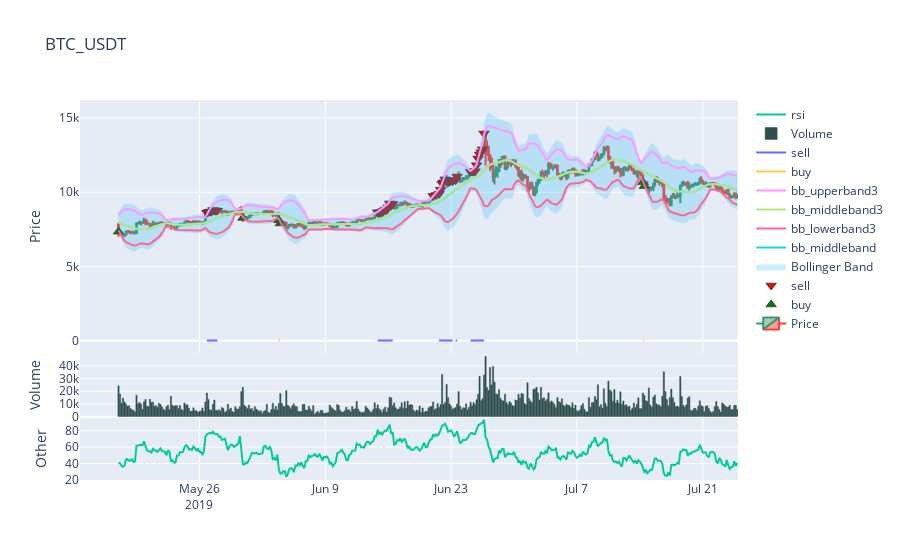

The cell this chart's notebook holds for it:
### Code cell
dataframe_between = dataframe['2019-05-17':'2019-07-24']
from freqtrade.plot.plotting import  generate_candlestick_graph

graph = generate_candlestick_graph(pair=pair,
                                   data=dataframe_between,
                                   #trades=candles,
                                   indicators1=['bb_lowerband', 'bb_middleband', 'bb_upperband', 'bb_lowerband3', 'bb_middleband3', 'bb_upperband3', 'lower', 'mid', 'upper', 'buy', 'sell'],
                                   indicators2=['rsi']
                                  )
graph.show()

### Figure 1 — Plotly figure (JSON) as saved in the notebook; plotly's stock layout.template omitted (floating-point values rounded to 4 significant figures; data arrays with more than 128 entries replaced by an {"elided": "..."} marker saying what was removed)
{"data": [{"close": {"elided": "414 float values"}, "high": {"elided": "414 float values"}, "low": {"elided": "414 float values"}, "name": "Price", "open": {"elided": "414 float values"}, "type": "candlestick", "x": {"elided": "414 str values"}, "xaxis": "x", "yaxis": "y"}, {"marker": {"color": "green", "line": {"width": 1}, "size": 9, "symbol": "triangle-up-dot"}, "mode": "markers", "name": "buy", "type": "scatter", "x": ["2019-05-17T00:00:00+00:00", "2019-05-30T20:00:00+00:00", "2019-06-03T20:00:00+00:00", "2019-06-04T00:00:00+00:00", "2019-07-14T08:00:00+00:00", "2019-07-14T12:00:00+00:00"], "xaxis": "x", "y": [7344.0, 8270.0, 8116.0, 7896.0, 10680.0, 10410.0], "yaxis": "y"}, {"marker": {"color": "red", "line": {"width": 1}, "size": 9, "symbol": "triangle-down-dot"}, "mode": "markers", "name": "sell", "type": "scatter", "x": ["2019-05-26T20:00:00+00:00", "2019-05-27T00:00:00+00:00", "2019-05-27T04:00:00+00:00", "2019-05-27T08:00:00+00:00", "2019-05-27T12:00:00+00:00", "2019-05-27T16:00:00+00:00", "2019-05-27T20:00:00+00:00", "2019-05-28T00:00:00+00:00", "2019-06-14T20:00:00+00:00", "2019-06-15T00:00:00+00:00", "2019-06-15T04:00:00+00:00", "2019-06-15T08:00:00+00:00", "2019-06-15T12:00:00+00:00", "2019-06-15T16:00:00+00:00", "2019-06-15T20:00:00+00:00", "2019-06-16T00:00:00+00:00", "2019-06-16T04:00:00+00:00", "2019-06-16T08:00:00+00:00", "2019-06-16T12:00:00+00:00", "2019-06-21T00:00:00+00:00", "2019-06-21T08:00:00+00:00", "2019-06-21T16:00:00+00:00", "2019-06-21T20:00:00+00:00", "2019-06-22T00:00:00+00:00", "2019-06-22T04:00:00+00:00", "2019-06-22T08:00:00+00:00", "2019-06-22T12:00:00+00:00", "2019-06-22T16:00:00+00:00", "2019-06-22T20:00:00+00:00", "2019-06-23T00:00:00+00:00", "2019-06-23T04:00:00+00:00", "2019-06-23T12:00:00+00:00", "2019-06-23T16:00:00+00:00", "2019-06-25T04:00:00+00:00", "2019-06-25T08:00:00+00:00", "2019-06-25T12:00:00+00:00", "2019-06-25T16:00:00+00:00", "2019-06-25T20:00:00+00:00", "2019-06-26T00:00:00+00:00", "2019-06-26T04:00:00+00:00", "2019-06-26T08:00:00+00:00", "2019-06-26T12:00:00+00:00", "2019-06-26T16:00:00+00:00"], "xaxis": "x", "y": [8614.0, 8665.0, 8696.0, 8687.0, 8799, 8763.0, 8756.0, 8763.0, 8650, 8595.0, 8657.0, 8632.0, 8751.0, 8810, 8809.0, 8972.0, 9245.0, 9087.0, 9202.0, 9750, 9809.0, 9890.0, 10160.0, 10580.0, 10670, 10870.0, 10800.0, 10680.0, 10730.0, 10800.0, 10740.0, 10810.0, 11060.0, 11380.0, 11420.0, 11390.0, 11410.0, 11820.0, 12270.0, 12540.0, 12700.0, 12890.0, 13960.0], "yaxis": "y"}, {"line": {"color": "rgba(255,255,255,0)"}, "showlegend": false, "type": "scatter", "x": {"elided": "414 str values"}, "xaxis": "x", "y": {"elided": "414 float values"}, "yaxis": "y"}, {"fill": "tonexty", "fillcolor": "rgba(0,176,246,0.2)", "line": {"color": "rgba(255,255,255,0)"}, "name": "Bollinger Band", "type": "scatter", "x": {"elided": "414 str values"}, "xaxis": "x", "y": {"elided": "414 float values"}, "yaxis": "y"}, {"mode": "lines", "name": "bb_middleband", "type": "scatter", "x": {"elided": "414 str values"}, "xaxis": "x", "y": {"elided": "414 float values"}, "yaxis": "y"}, {"mode": "lines", "name": "bb_lowerband3", "type": "scatter", "x": {"elided": "414 str values"}, "xaxis": "x", "y": {"elided": "414 float values"}, "yaxis": "y"}, {"mode": "lines", "name": "bb_middleband3", "type": "scatter", "x": {"elided": "414 str values"}, "xaxis": "x", "y": {"elided": "414 float values"}, "yaxis": "y"}, {"mode": "lines", "name": "bb_upperband3", "type": "scatter", "x": {"elided": "414 str values"}, "xaxis": "x", "y": {"elided": "414 float values"}, "yaxis": "y"}, {"mode": "lines", "name": "buy", "type": "scatter", "x": {"elided": "414 str values"}, "xaxis": "x", "y": {"elided": "414 int values"}, "yaxis": "y"}, {"mode": "lines", "name": "sell", "type": "scatter", "x": {"elided": "414 str values"}, "xaxis": "x", "y": {"elided": "414 int values"}, "yaxis": "y"}, {"marker": {"color": "DarkSlateGrey", "line": {"color": "DarkSlateGrey"}}, "name": "Volume", "type": "bar", "x": {"elided": "414 str values"}, "xaxis": "x2", "y": {"elided": "414 float values"}, "yaxis": "y2"}, {"mode": "lines", "name": "rsi", "type": "scatter", "x": {"elided": "414 str values"}, "xaxis": "x3", "y": {"elided": "414 float values"}, "yaxis": "y3"}], "layout": {"title": {"text": "BTC_USDT"}, "xaxis": {"anchor": "y", "domain": [0, 1], "matches": "x3", "rangeslider": {"visible": false}, "showticklabels": false}, "xaxis2": {"anchor": "y2", "domain": [0, 1], "matches": "x3", "showticklabels": false}, "xaxis3": {"anchor": "y3", "domain": [0, 1]}, "yaxis": {"anchor": "x", "domain": [0.3335, 1], "title": {"text": "Price"}}, "yaxis2": {"anchor": "x2", "domain": [0.1667, 0.3334], "title": {"text": "Volume"}}, "yaxis3": {"anchor": "x3", "domain": [0, 0.1666], "title": {"text": "Other"}}}}
